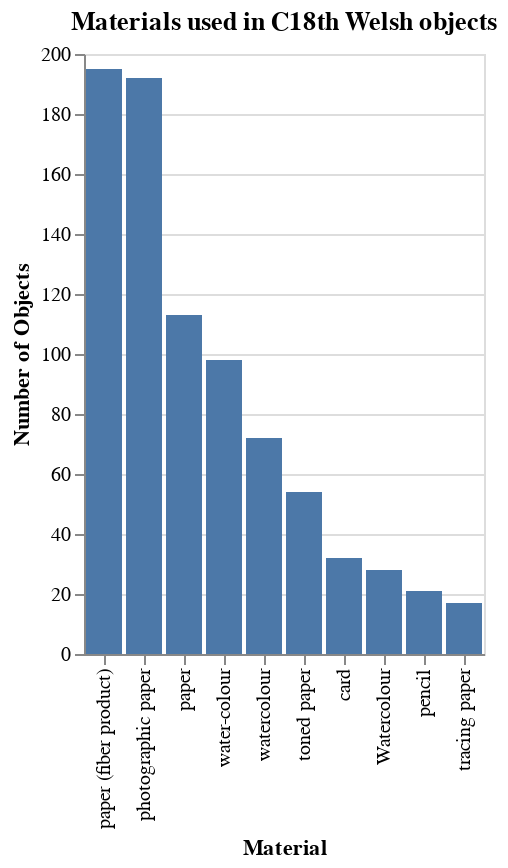

Notebook code for this chart:
### Markdown cell above
### One or more cluster type(s)

If you already know the type(s) of cluster terms you want to get (for example materials), you have two endpoint choices. The first passes a 'cluster_type' parameter to the same endpoint as above, and the response is the same but with only the cluster(s)you specified (you can have more than one by repeating the cluster_type param):

### Code cell
import requests
import pandas as pd
import altair as alt

req = requests.get('http://vam-etc-test-api.azureedge.net/api/v2/objects/clusters/search?cluster_type=material&id_place=x29337&made_after_year=1700&made_before_year=1800&page_size=10')
object_data = req.json()
object_clusters = object_data["clusters"]
materials = object_clusters["material"]["terms"]

materials_df = pd.DataFrame(materials[0:10])
alt.Chart(materials_df, title="Materials used in C18th Welsh objects").mark_bar().encode(
    x=alt.X('value', sort='-y', title='Material'),
    y=alt.Y('count', title='Number of Objects'))

### Figure 1 — Vega-Lite specification as saved in the notebook (floating-point values rounded to 4 significant figures)
{"config": {"view": {"continuousWidth": 400, "continuousHeight": 300}}, "data": {"name": "data-7512474fc0398f0a784a0b8ccfbff789"}, "mark": "bar", "encoding": {"x": {"type": "nominal", "field": "value", "sort": "-y", "title": "Material"}, "y": {"type": "quantitative", "field": "count", "title": "Number of Objects"}}, "title": "Materials used in C18th Welsh objects", "$schema": "https://vega.github.io/schema/vega-lite/v4.8.1.json", "datasets": {"data-7512474fc0398f0a784a0b8ccfbff789": [{"id": "AAT14109", "value": "paper (fiber product)", "count": 195, "count_max_error": 0}, {"id": "AAT14190", "value": "photographic paper", "count": 192, "count_max_error": 0}, {"id": "x30308", "value": "paper", "count": 113, "count_max_error": 0}, {"id": "AAT15045", "value": "water-colour", "count": 98, "count_max_error": 0}, {"id": "x33202", "value": "watercolour", "count": 72, "count_max_error": 0}, {"id": "x44137", "value": "toned paper", "count": 54, "count_max_error": 0}, {"id": "x30344", "value": "card", "count": 32, "count_max_error": 0}, {"id": "x33202", "value": "Watercolour", "count": 28, "count_max_error": 0}, {"id": "x30347", "value": "pencil", "count": 21, "count_max_error": 0}, {"id": "AAT14161", "value": "tracing paper", "count": 17, "count_max_error": 0}]}}
